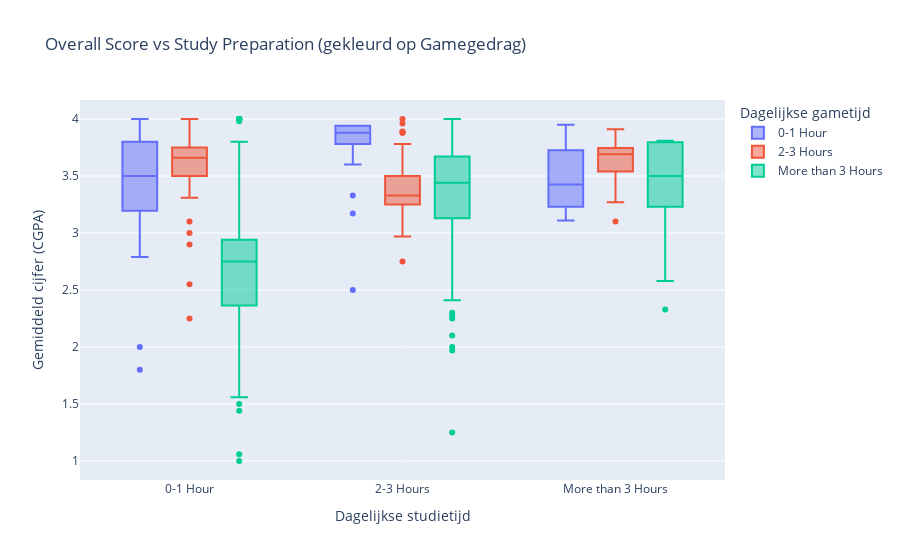

Notebook code cell kept with this figure:
### Markdown cell above
### 3.1.3 Argument 3 voor perspectief 1: Studie-inzet als buffer tegen negatieve effecten van gamen

Studenten die matig gamen (bijvoorbeeld 0-1 uur per dag) behalen gemiddeld hogere cijfers dan studenten die helemaal niet gamen.

### Code cell
%run InfoVisualisation3.ipynb

### Figure 1 — Plotly figure (JSON) as saved in the notebook; plotly's stock layout.template omitted (floating-point values rounded to 4 significant figures; data arrays with more than 128 entries replaced by an {"elided": "..."} marker saying what was removed)
{"data": [{"alignmentgroup": "True", "hovertemplate": "Dagelijkse gametijd=0-1 Hour<br>Dagelijkse studietijd=%{x}<br>Gemiddeld cijfer (CGPA)=%{y}<extra></extra>", "legendgroup": "0-1 Hour", "marker": {"color": "#636efa"}, "name": "0-1 Hour", "notched": false, "offsetgroup": "0-1 Hour", "orientation": "v", "showlegend": true, "type": "box", "x": ["More than 3 Hours", "0-1 Hour", "0-1 Hour", "0-1 Hour", "2-3 Hours", "0-1 Hour", "0-1 Hour", "More than 3 Hours", "0-1 Hour", "0-1 Hour", "0-1 Hour", "0-1 Hour", "2-3 Hours", "2-3 Hours", "2-3 Hours", "2-3 Hours", "0-1 Hour", "0-1 Hour", "0-1 Hour", "2-3 Hours", "2-3 Hours", "2-3 Hours", "2-3 Hours", "2-3 Hours", "2-3 Hours", "2-3 Hours", "0-1 Hour", "2-3 Hours", "2-3 Hours", "2-3 Hours", "2-3 Hours", "2-3 Hours", "2-3 Hours", "2-3 Hours", "2-3 Hours", "2-3 Hours", "2-3 Hours", "2-3 Hours", "2-3 Hours", "2-3 Hours", "More than 3 Hours", "0-1 Hour", "2-3 Hours", "2-3 Hours", "0-1 Hour", "2-3 Hours", "0-1 Hour", "More than 3 Hours", "2-3 Hours", "2-3 Hours"], "x0": " ", "xaxis": "x", "y": [3.35, 3.467, 1.8, 2.0, 2.5, 2.79, 3.0, 3.11, 3.39, 3.5, 3.5, 3.54, 3.65, 3.65, 3.78, 3.78, 3.8, 3.8, 3.84, 3.87, 3.88, 3.88, 3.88, 3.88, 3.88, 3.88, 3.93, 3.94, 3.94, 3.94, 3.94, 3.94, 3.94, 3.94, 3.94, 3.94, 3.94, 3.94, 3.94, 3.94, 3.95, 4.0, 3.33, 3.6, 3.8, 3.17, 3.5, 3.5, 3.78, 3.94], "y0": " ", "yaxis": "y"}, {"alignmentgroup": "True", "hovertemplate": "Dagelijkse gametijd=2-3 Hours<br>Dagelijkse studietijd=%{x}<br>Gemiddeld cijfer (CGPA)=%{y}<extra></extra>", "legendgroup": "2-3 Hours", "marker": {"color": "#EF553B"}, "name": "2-3 Hours", "notched": false, "offsetgroup": "2-3 Hours", "orientation": "v", "showlegend": true, "type": "box", "x": {"elided": "141 str values"}, "x0": " ", "xaxis": "x", "y": {"elided": "141 float values"}, "y0": " ", "yaxis": "y"}, {"alignmentgroup": "True", "hovertemplate": "Dagelijkse gametijd=More than 3 Hours<br>Dagelijkse studietijd=%{x}<br>Gemiddeld cijfer (CGPA)=%{y}<extra></extra>", "legendgroup": "More than 3 Hours", "marker": {"color": "#00cc96"}, "name": "More than 3 Hours", "notched": false, "offsetgroup": "More than 3 Hours", "orientation": "v", "showlegend": true, "type": "box", "x": {"elided": "302 str values"}, "x0": " ", "xaxis": "x", "y": {"elided": "302 float values"}, "y0": " ", "yaxis": "y"}], "layout": {"autosize": true, "boxmode": "group", "legend": {"title": {"text": "Dagelijkse gametijd"}, "tracegroupgap": 0}, "title": {"text": "Overall Score vs Study Preparation (gekleurd op Gamegedrag)"}, "xaxis": {"anchor": "y", "autorange": true, "categoryarray": ["0-1 Hour", "2-3 Hours", "More than 3 Hours"], "categoryorder": "array", "domain": [0, 1], "range": [-0.5108, 2.511], "title": {"text": "Dagelijkse studietijd"}, "type": "category"}, "yaxis": {"anchor": "x", "autorange": true, "domain": [0, 1], "range": [0.8333, 4.167], "title": {"text": "Gemiddeld cijfer (CGPA)"}, "type": "linear"}}}
